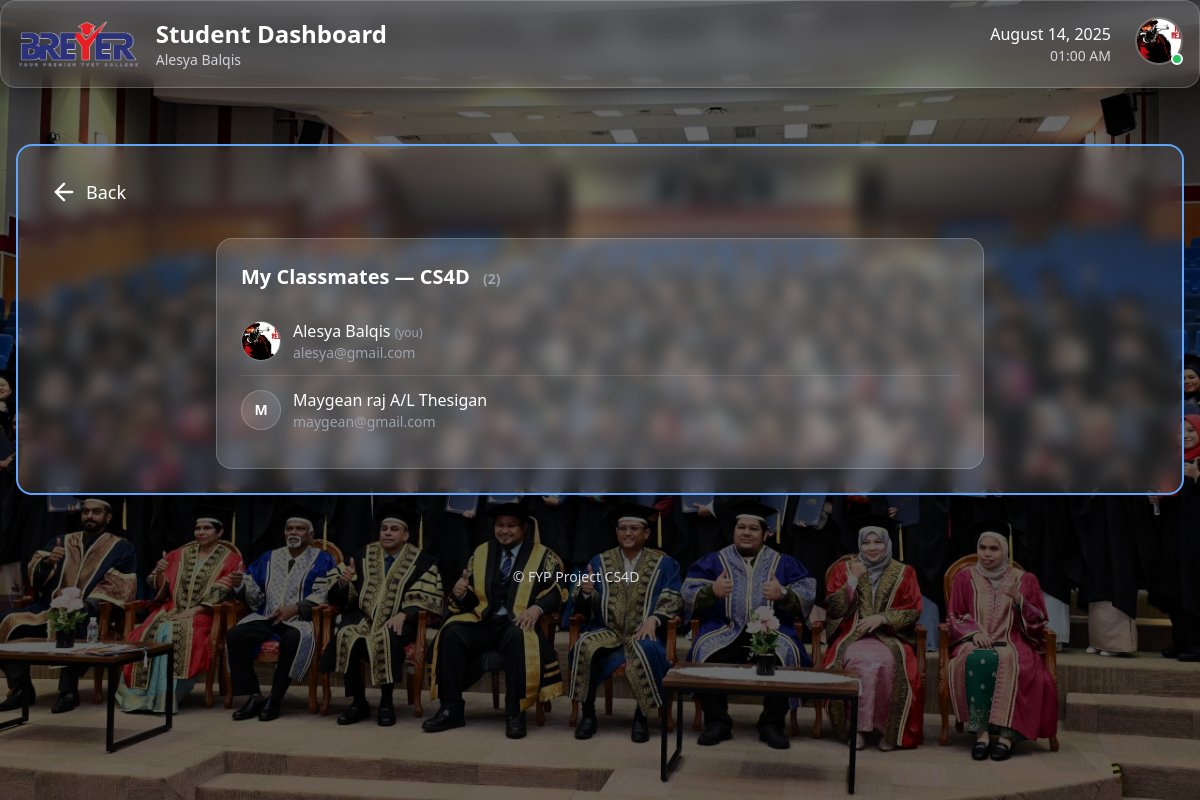
Page /student/classmates/ (signed in) on the earlier database version.
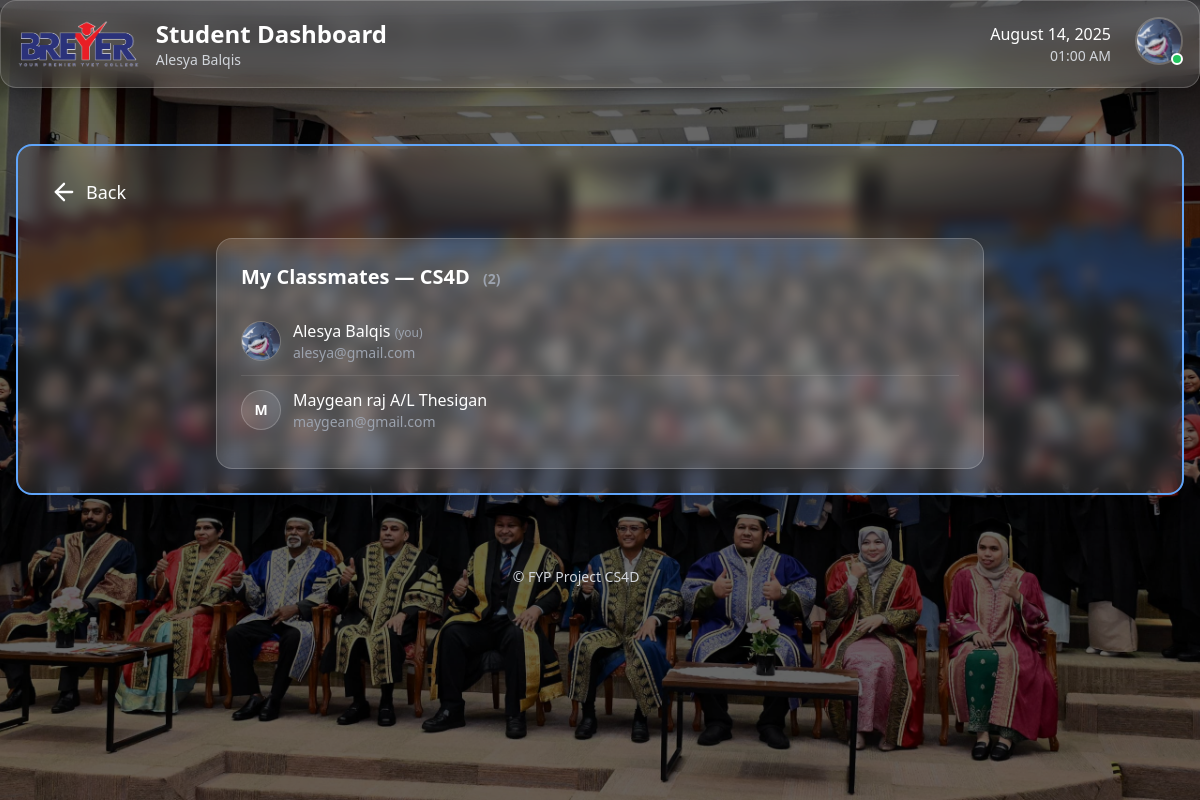
Same page on the later database version.
### accounts/models.py (models this page shows, shortened)
class CustomUser(AbstractBaseUser, PermissionsMixin):
    class Role(models.TextChoices):
        STUDENT = 'STUDENT', 'Student'
        LECTURER = 'LECTURER', 'Lecturer'
        ADMIN = 'ADMIN', 'Admin'
    email = models.EmailField(unique=True)
    identity_card_number = models.CharField(
        max_length=20, unique=True, verbose_name="IC/Identity Card No."
    )
    full_name = models.CharField(
        max_length=255, verbose_name="Full Name (as per IC)"
    )
    short_name = models.CharField(
        max_length=64, verbose_name="Short Name", blank=True,
        help_text="E.g. 'Ali', for display in tables/lists"
    )
    role = models.CharField(max_length=20, choices=Role.choices, default=Role.STUDENT)
    phone_number = models.CharField(max_length=20, blank=True, null=True)
    address = models.TextField(blank=True, null=True)
    department = models.ForeignKey(
        Department,
        null=True,
        blank=True,
        on_delete=models.SET_NULL,
        related_name='users'
    )
    profile_picture = models.ImageField(upload_to='profile_pics/', blank=True, null=True)
    is_staff = models.BooleanField(default=False)
    is_active = models.BooleanField(default=True)
    date_joined = models.DateTimeField(default=timezone.now, blank=True, null=True)
    USERNAME_FIELD = 'email'
    REQUIRED_FIELDS = ['identity_card_number', 'full_name', 'short_name']
    objects = CustomUserManager()
    def get_full_name(self):
        return self.full_name

### core/models.py (models this page shows, shortened)
class Student(models.Model):
    user = models.OneToOneField(settings.AUTH_USER_MODEL, on_delete=models.CASCADE)
    class_group = models.ForeignKey(ClassGroup, on_delete=models.SET_NULL, null=True, related_name='students')
    parents = models.ManyToManyField(Parent, related_name='children', blank=True)
    profile_picture = models.ImageField(upload_to='profile_pics/', blank=True, null=True)
    date_of_birth = models.DateField(blank=True, null=True)
    address = models.TextField(blank=True, null=True)
    phone_number = models.CharField(max_length=20, blank=True, null=True)
    latest_activity = models.DateTimeField(blank=True, null=True)
    emergency_name = models.CharField("Emergency Contact Name", max_length=255, blank=True)
    emergency_relation = models.CharField("Emergency Contact Relation", max_length=64, blank=True)
    emergency_phone = models.CharField("Emergency Contact Phone", max_length=20, blank=True)

### accounts/decorators.py (the view)
        @login_required
        def _wrapped_view(request, *args, **kwargs):
            if request.user.role != role:
                return HttpResponseForbidden("You are not authorized to view this page.")
            return view_func(request, *args, **kwargs)

### student/views.py (called while the page is built)
@role_required(CustomUser.Role.STUDENT)
def classmates_list(request):
    me = get_object_or_404(Student, user=request.user)
    class_group = me.class_group
    classmates = []
    if class_group_id := getattr(class_group, "id", None):
        classmates = (
            Student.objects.filter(class_group_id=class_group_id)
            .select_related("user")
            .order_by("user__short_name", "user__full_name")
        )
    return render(request, "student/classmates_list.html", {
        "me": me,
        "class_group": class_group,
        "classmates": classmates,
    })

### student/templates/student/classmates_list.html
{% extends "student/base_student.html" %}
{% load static %}
{% block content_inner %}
<div class="max-w-3xl mx-auto">
  <div class="bg-white/10 backdrop-blur-md rounded-2xl p-6 border border-white/20">
    <h2 class="text-xl font-semibold text-white">
      My Classmates{% if class_group %} — {{ class_group.name }}{% endif %}
      <span class="ml-2 text-sm text-gray-400">({{ classmates|length }})</span>
    </h2>
    <ul class="mt-4 divide-y divide-white/10">
      {% for s in classmates %}
        <li class="py-3 flex items-center gap-3">
          {% if s.profile_picture %}
            <img src="{{ s.profile_picture.url }}" alt="{{ s.user.get_full_name|default:'Student' }}"
                 class="w-10 h-10 rounded-full object-cover border border-white/20" loading="lazy">
          {% elif s.user.profile_picture %}
            <img src="{{ s.user.profile_picture.url }}" alt="{{ s.user.get_full_name|default:'Student' }}"
                 class="w-10 h-10 rounded-full object-cover border border-white/20" loading="lazy">
          {% else %}
            <div class="w-10 h-10 rounded-full bg-white/10 grid place-items-center border border-white/20">
              <span class="text-white text-sm font-semibold">
                {{ s.user.get_full_name|default:s.user.email|slice:":1"|upper }}
              </span>
            </div>
          {% endif %}
          <div class="flex-1 min-w-0">
            <div class="text-white font-medium truncate">
              {{ s.user.get_full_name|default:"Unnamed Student" }}
              {% if s.user_id == request.user.id %}<span class="text-xs text-gray-400">(you)</span>{% endif %}
            </div>
            <div class="text-gray-400 text-sm truncate">{{ s.user.email }}</div>
          </div>
        </li>
      {% empty %}
        <li class="py-6 text-gray-400">No classmates found.</li>
      {% endfor %}
    </ul>
  </div>
</div>
{% endblock %}

### templates/partials/_topbar.html (shortened to what this page needs)
{% load static %}
{% block content %}
<div class="relative z-[9999] bg-white/10 dark:bg-white/5 backdrop-blur-md rounded-2xl p-4 border border-white/20 dark:border-white/10 shadow-xl mb-8">
  <div class="flex justify-between items-center">
    <div class="flex items-center space-x-4">
      <img src="{% static 'images/breyer.jpg' %}" alt="Breyer Logo" class="h-12 w-auto">
      <div>
        <a href="{% url 'dashboard:main_dashboard' %}" class="text-2xl font-bold text-white hover:text-blue-400 transition">
          {% if request.user.role == 'ADMIN' %}
            Admin Dashboard
          {% elif request.user.role == 'LECTURER' %}
            Lecturer Dashboard
          {% elif request.user.role == 'STUDENT' %}
            Student Dashboard
          {% else %}
            Dashboard
          {% endif %}
        </a>
        <p class="text-gray-300 text-sm">{{ request.user.get_full_name|default:request.user.email }}</p>
      </div>
    </div>
    <div class="flex items-center space-x-6">
      <div class="text-right">
        <p class="text-white font-medium" id="current-date"></p>
        <p class="text-gray-300 text-sm" id="current-time"></p>
      </div>
      <div class="relative z-[99999]">
        <button id="profile-btn" onclick="toggleProfileMenu(event)" class="relative group focus:outline-none">
          {% if request.user.profile_picture %}
            <img src="{{ request.user.profile_picture.url }}" alt="Profile Picture"
                 class="w-12 h-12 rounded-full object-cover border-2 border-white/20 group-hover:border-blue-400 transition-colors">
          {% endif %}
          <div class="absolute bottom-0 right-0 w-3 h-3 bg-green-500 rounded-full border-2 border-white"></div>
        </button>
      </div>
    </div>
  </div>
</div>
{% endblock %}

Differences in the rows shown:
changed CustomUser "Alesya Balqis": user.profile_picture: a different picture
changed Student "Alesya Balqis": user.profile_picture: a different picture
